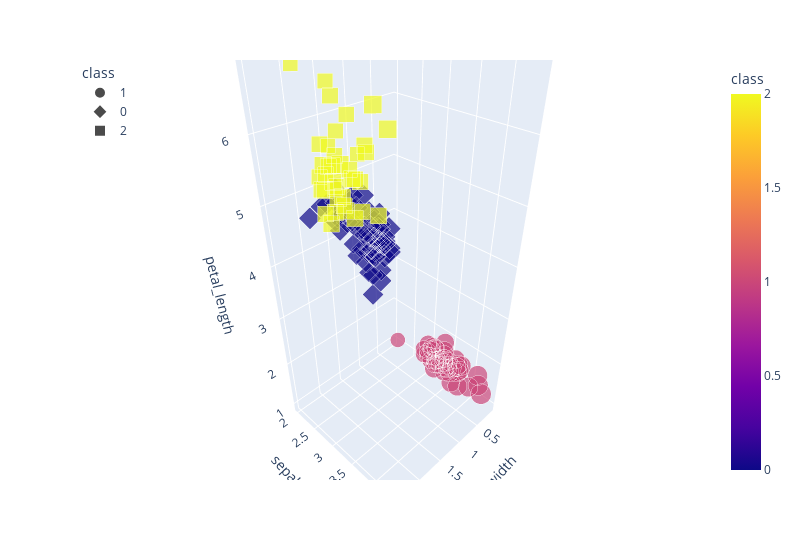

This figure's notebook cell:
### Code cell
fig = px.scatter_3d(
    iris_df,
    x='petal_width',
    y='sepal_width',
    z='petal_length',
    color='class',
    symbol='class',
    size='sepal_width',
    width=800,
)
fig.update_layout(legend=dict(x=0, y=1))

### Figure 1 — Plotly figure (JSON) as saved in the notebook; plotly's stock layout.template omitted (floating-point values rounded to 4 significant figures)
{"data": [{"hovertemplate": "class=%{marker.color}<br>petal_width=%{x}<br>sepal_width=%{marker.size}<br>petal_length=%{z}<extra></extra>", "legendgroup": "1", "marker": {"color": [1, 1, 1, 1, 1, 1, 1, 1, 1, 1, 1, 1, 1, 1, 1, 1, 1, 1, 1, 1, 1, 1, 1, 1, 1, 1, 1, 1, 1, 1, 1, 1, 1, 1, 1, 1, 1, 1, 1, 1, 1, 1, 1, 1, 1, 1, 1, 1, 1, 1], "coloraxis": "coloraxis", "size": [3.5, 3, 3.2, 3.1, 3.6, 3.9, 3.4, 3.4, 2.9, 3.1, 3.7, 3.4, 3, 3, 4, 4.4, 3.9, 3.5, 3.8, 3.8, 3.4, 3.7, 3.6, 3.3, 3.4, 3, 3.4, 3.5, 3.4, 3.2, 3.1, 3.4, 4.1, 4.2, 3.1, 3.2, 3.5, 3.1, 3, 3.4, 3.5, 2.3, 3.2, 3.5, 3.8, 3, 3.8, 3.2, 3.7, 3.3], "sizemode": "area", "sizeref": 0.011, "symbol": "circle"}, "mode": "markers", "name": "1", "scene": "scene", "showlegend": true, "type": "scatter3d", "x": [0.2, 0.2, 0.2, 0.2, 0.2, 0.4, 0.3, 0.2, 0.2, 0.1, 0.2, 0.2, 0.1, 0.1, 0.2, 0.4, 0.4, 0.3, 0.3, 0.3, 0.2, 0.4, 0.2, 0.5, 0.2, 0.2, 0.4, 0.2, 0.2, 0.2, 0.2, 0.4, 0.1, 0.2, 0.1, 0.2, 0.2, 0.1, 0.2, 0.2, 0.3, 0.3, 0.2, 0.6, 0.4, 0.3, 0.2, 0.2, 0.2, 0.2], "y": [3.5, 3, 3.2, 3.1, 3.6, 3.9, 3.4, 3.4, 2.9, 3.1, 3.7, 3.4, 3, 3, 4, 4.4, 3.9, 3.5, 3.8, 3.8, 3.4, 3.7, 3.6, 3.3, 3.4, 3, 3.4, 3.5, 3.4, 3.2, 3.1, 3.4, 4.1, 4.2, 3.1, 3.2, 3.5, 3.1, 3, 3.4, 3.5, 2.3, 3.2, 3.5, 3.8, 3, 3.8, 3.2, 3.7, 3.3], "z": [1.4, 1.4, 1.3, 1.5, 1.4, 1.7, 1.4, 1.5, 1.4, 1.5, 1.5, 1.6, 1.4, 1.1, 1.2, 1.5, 1.3, 1.4, 1.7, 1.5, 1.7, 1.5, 1, 1.7, 1.9, 1.6, 1.6, 1.5, 1.4, 1.6, 1.6, 1.5, 1.5, 1.4, 1.5, 1.2, 1.3, 1.5, 1.3, 1.5, 1.3, 1.3, 1.3, 1.6, 1.9, 1.4, 1.6, 1.4, 1.5, 1.4]}, {"hovertemplate": "class=%{marker.color}<br>petal_width=%{x}<br>sepal_width=%{marker.size}<br>petal_length=%{z}<extra></extra>", "legendgroup": "0", "marker": {"color": [0, 0, 0, 0, 0, 0, 0, 0, 0, 0, 0, 0, 0, 0, 0, 0, 0, 0, 0, 0, 0, 0, 0, 0, 0, 0, 0, 0, 0, 0, 0, 0, 0, 0, 0, 0, 0, 0, 0, 0, 0, 0, 0, 0, 0, 0, 0, 0, 0, 0, 0, 0, 0, 0, 0, 0, 0, 0, 0, 0, 0, 0], "coloraxis": "coloraxis", "size": [3.2, 3.2, 2.3, 2.8, 2.8, 3.3, 2.4, 2.9, 2.7, 2, 3, 2.2, 2.9, 2.9, 3.1, 3, 2.7, 2.2, 2.5, 3.2, 2.8, 2.5, 2.8, 2.9, 3, 2.8, 2.9, 2.6, 2.4, 2.4, 2.7, 2.7, 3, 3.4, 3.1, 2.3, 3, 2.5, 2.6, 3, 2.6, 2.3, 2.7, 3, 2.9, 2.9, 2.5, 2.8, 2.7, 2.5, 2.5, 2.8, 2.2, 2.8, 2.7, 2.8, 3, 2.8, 3, 2.7, 2.5, 3], "sizemode": "area", "sizeref": 0.011, "symbol": "diamond"}, "mode": "markers", "name": "0", "scene": "scene", "showlegend": true, "type": "scatter3d", "x": [1.4, 1.5, 1.3, 1.5, 1.3, 1.6, 1, 1.3, 1.4, 1, 1.5, 1, 1.4, 1.3, 1.4, 1.5, 1, 1.5, 1.1, 1.8, 1.3, 1.5, 1.2, 1.3, 1.4, 1.4, 1.5, 1, 1.1, 1, 1.2, 1.6, 1.5, 1.6, 1.5, 1.3, 1.3, 1.3, 1.2, 1.4, 1.2, 1, 1.3, 1.2, 1.3, 1.3, 1.1, 1.3, 1.9, 1.7, 2, 2.4, 1.5, 2, 1.8, 1.8, 1.8, 1.5, 1.8, 1.9, 1.9, 1.8], "y": [3.2, 3.2, 2.3, 2.8, 2.8, 3.3, 2.4, 2.9, 2.7, 2, 3, 2.2, 2.9, 2.9, 3.1, 3, 2.7, 2.2, 2.5, 3.2, 2.8, 2.5, 2.8, 2.9, 3, 2.8, 2.9, 2.6, 2.4, 2.4, 2.7, 2.7, 3, 3.4, 3.1, 2.3, 3, 2.5, 2.6, 3, 2.6, 2.3, 2.7, 3, 2.9, 2.9, 2.5, 2.8, 2.7, 2.5, 2.5, 2.8, 2.2, 2.8, 2.7, 2.8, 3, 2.8, 3, 2.7, 2.5, 3], "z": [4.7, 4.5, 4, 4.6, 4.5, 4.7, 3.3, 4.6, 3.9, 3.5, 4.2, 4, 4.7, 3.6, 4.4, 4.5, 4.1, 4.5, 3.9, 4.8, 4, 4.9, 4.7, 4.3, 4.4, 4.8, 4.5, 3.5, 3.8, 3.7, 3.9, 5.1, 4.5, 4.5, 4.7, 4.4, 4.1, 4, 4.4, 4.6, 4, 3.3, 4.2, 4.2, 4.2, 4.3, 3, 4.1, 5.1, 4.5, 5, 5.1, 5, 4.9, 4.9, 4.8, 4.9, 5.1, 4.8, 5.1, 5, 5.1]}, {"hovertemplate": "class=%{marker.color}<br>petal_width=%{x}<br>sepal_width=%{marker.size}<br>petal_length=%{z}<extra></extra>", "legendgroup": "2", "marker": {"color": [2, 2, 2, 2, 2, 2, 2, 2, 2, 2, 2, 2, 2, 2, 2, 2, 2, 2, 2, 2, 2, 2, 2, 2, 2, 2, 2, 2, 2, 2, 2, 2, 2, 2, 2, 2, 2, 2], "coloraxis": "coloraxis", "size": [3.1, 3, 3.3, 3, 2.9, 3, 3, 2.9, 2.5, 3.6, 3.2, 2.7, 3, 3.2, 3, 3.8, 2.6, 3.2, 2.8, 3.3, 3.2, 2.8, 3, 2.8, 3.8, 2.8, 2.6, 3, 3.4, 3.1, 3.1, 3.1, 3.1, 3.2, 3.3, 3, 3, 3.4], "sizemode": "area", "sizeref": 0.011, "symbol": "square"}, "mode": "markers", "name": "2", "scene": "scene", "showlegend": true, "type": "scatter3d", "x": [1.5, 1.7, 2.5, 2.1, 1.8, 2.2, 2.1, 1.8, 1.8, 2.5, 2, 1.9, 2.1, 2.3, 1.8, 2.2, 2.3, 2.3, 2, 2.1, 1.8, 2.1, 1.6, 1.9, 2, 2.2, 1.4, 2.3, 2.4, 1.8, 2.1, 2.4, 2.3, 2.3, 2.5, 2.3, 2, 2.3], "y": [3.1, 3, 3.3, 3, 2.9, 3, 3, 2.9, 2.5, 3.6, 3.2, 2.7, 3, 3.2, 3, 3.8, 2.6, 3.2, 2.8, 3.3, 3.2, 2.8, 3, 2.8, 3.8, 2.8, 2.6, 3, 3.4, 3.1, 3.1, 3.1, 3.1, 3.2, 3.3, 3, 3, 3.4], "z": [4.9, 5, 6, 5.9, 5.6, 5.8, 6.6, 6.3, 5.8, 6.1, 5.1, 5.3, 5.5, 5.3, 5.5, 6.7, 6.9, 5.7, 6.7, 5.7, 6, 5.6, 5.8, 6.1, 6.4, 5.6, 5.6, 6.1, 5.6, 5.5, 5.4, 5.6, 5.1, 5.9, 5.7, 5.2, 5.2, 5.4]}], "layout": {"coloraxis": {"colorbar": {"title": {"text": "class"}}, "colorscale": [[0, "#0d0887"], [0.1111, "#46039f"], [0.2222, "#7201a8"], [0.3333, "#9c179e"], [0.4444, "#bd3786"], [0.5556, "#d8576b"], [0.6667, "#ed7953"], [0.7778, "#fb9f3a"], [0.8889, "#fdca26"], [1, "#f0f921"]]}, "legend": {"itemsizing": "constant", "title": {"text": "class"}, "tracegroupgap": 0, "x": 0, "y": 1}, "margin": {"t": 60}, "scene": {"domain": {"x": [0, 1], "y": [0, 1]}, "xaxis": {"title": {"text": "petal_width"}}, "yaxis": {"title": {"text": "sepal_width"}}, "zaxis": {"title": {"text": "petal_length"}}}, "width": 800}}
